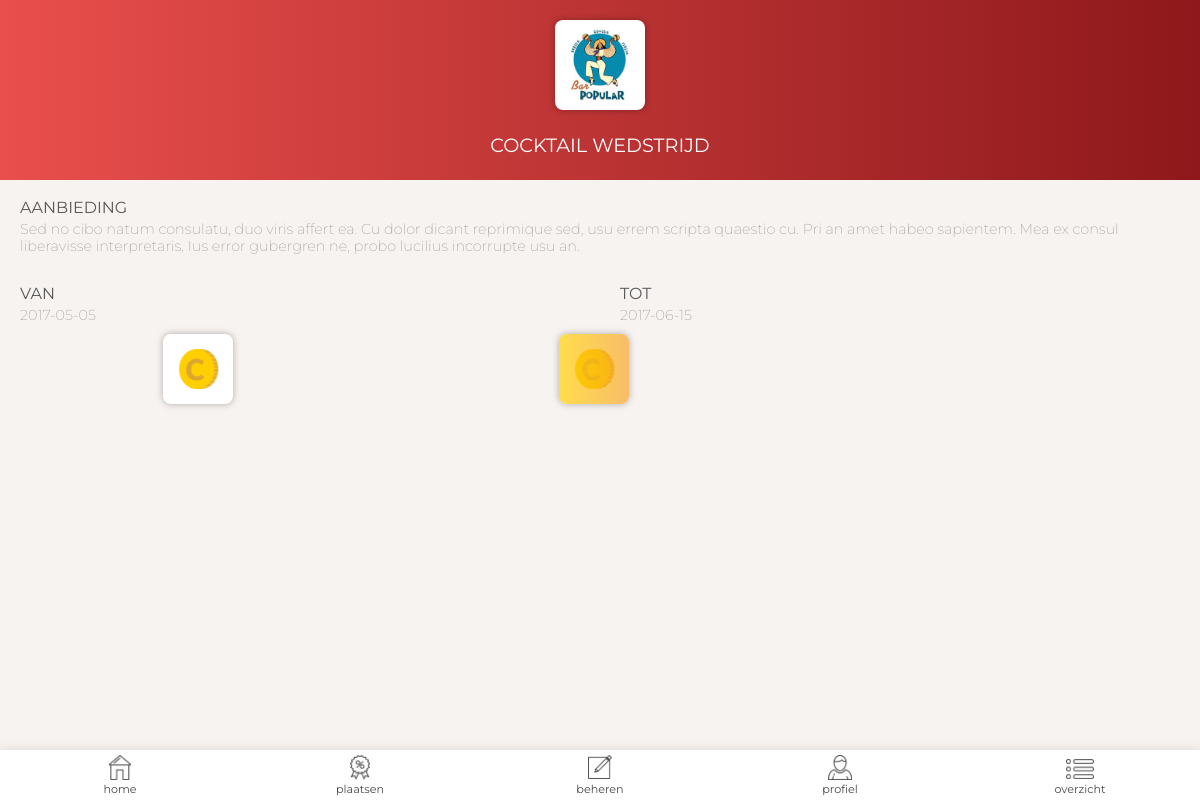
Page /Bazaar/offer.php?offerid=3 (signed in) on the committed database.
### tables this page shows
CREATE TABLE `companies` (
  `id` int(11) unsigned NOT NULL AUTO_INCREMENT,
  `company_name` varchar(200) NOT NULL DEFAULT '',
  `email` varchar(200) NOT NULL DEFAULT '',
  `password` varchar(200) NOT NULL DEFAULT '',
  `address` varchar(200) NOT NULL DEFAULT '',
  `city` varchar(200) NOT NULL DEFAULT '',
  `logo` varchar(200) DEFAULT NULL,
  PRIMARY KEY (`id`)
);

CREATE TABLE `offers` (
  `id` int(11) unsigned NOT NULL AUTO_INCREMENT,
  `title` varchar(200) NOT NULL DEFAULT '',
  `description` varchar(1000) NOT NULL DEFAULT '',
  `start_date` date NOT NULL,
  `end_date` date NOT NULL,
  `coins` int(11) NOT NULL,
  `promoted` tinyint(1) NOT NULL,
  `company_id` int(11) DEFAULT NULL,
  PRIMARY KEY (`id`)
);

### Bazaar/Classes/Company.php (called while the page is built, shortened)
<?php
class Company extends User
{
    private $companyname;
    private $logo;
    public function getCompanyname()
    {
        return $this->companyname;
    }
    public function setCompanyname($companyname)
    {
        $this->companyname = $companyname;
    }
    public function getLogo()
    {
        return $this->logo;
    }
    public function setLogo($logo)
    {
        $this->logo = $logo;
    }
    public function getCompanyData($companyID)
    {
        $conn = Db::getInstance();
        $statement = $conn->prepare("SELECT * FROM companies WHERE id = :companyID");
        $statement->bindValue(':companyID', $companyID);
        $statement->execute();
    }
}

### Bazaar/Classes/Offer.php (called while the page is built, shortened)
<?php
class Offer
{
    private $title;
    private $description;
    private $startDate;
    private $endDate;
    private $coins;
    public function getTitle()
    {
        return $this->title;
    }
    public function setTitle($title)
    {
        $this->title = $title;
    }
    public function getDescription()
    {
        return $this->description;
    }
    public function setDescription($description)
    {
        $this->description = $description;
    }
    public function getStartDate()
    {
        return $this->startDate;
    }
    public function setStartDate($startDate)
    {
        $this->startDate = $startDate;
    }
    public function getEndDate()
    {
        return $this->endDate;
    }
    public function setEndDate($endDate)
    {
        $this->endDate = $endDate;
    }
    public function getCoins()
    {
        return $this->coins;
    }
    public function setCoins($coins)
    {
        $this->coins = $coins;
    }
    public function setOfferData($offerID)
    {
        $conn = Db::getInstance();
        $statement = $conn->prepare('SELECT * FROM offers WHERE id = :offerID');
        $statement->bindValue(':offerID', $offerID);
        $statement->execute();
    }
}

### Bazaar/Classes/User.php (called while the page is built, shortened)
<?php
class User
{
    private $userID;
    public function getUserID()
    {
        return $this->userID;
    }
    public function setUserID($userID)
    {
        $this->userID = $userID;
    }
    public function getRewards($offerID)
    {
        $conn = Db::getInstance();
        $statement = $conn->prepare("SELECT * FROM offers_users WHERE user_id = :userID AND offer_id = :offerID");
        $statement->bindValue(':userID', $this->getUserID());
        $statement->bindValue(':offerID', $offerID);
        $statement->execute();
        $row = $statement->fetch(\PDO::FETCH_ASSOC);
        return $row;
    }
}

### Bazaar/offer.php (the view, shortened to what this page needs)
<?php
if(isset($_SESSION['userID'])){
    $offerID = $_GET['offerid'];
    $offer = new Offer();
    $offer->setOfferData($offerID);
    $offerCompany = new Company();
    $offerCompany->getCompanyData($offer->getCompanyID());
    $user = new User();
    $user->setUserID($_SESSION['userID']);
    $coins = $offer->getCoins();
    $awardedCoins = 0;
    if($user->isParticipating($offerID)){
        $rewards = $user->getRewards($offerID);
        $awardedCoins = $rewards['earnings'];
        $coins -= $awardedCoins;
    }
} else {
}
?><!doctype html>
<html lang="en">
<head>
    <link rel="stylesheet" href="css/reset.css">
    <link rel="stylesheet" href="css/nav.css">
    <link rel="stylesheet" href="css/offer.css">
</head>
<body>
    <?php include_once 'nav.inc.php';?>
    <header>
        <div class="logoContainer">
            <img src="<?php $offerCompany->getCompanyData($offer->getCompanyID()); echo BASE_URL.'Bazaar/uploads/'.$offerCompany->getLogo()?>"
                 alt="<?php echo $offerCompany->getCompanyname();?> logo"
                 class="companyLogo">
        </div>
        <h1><?php echo $offer->getTitle(); ?></h1>
    </header>
    <section class="main">
        <h2>Aanbieding</h2>
        <p class="description"><?php echo $offer->getDescription() ;?></p>
        <div class="dates">
            <div>
                <h2>Van</h2>
                <p class="startDate"><?php echo $offer->getStartDate();?></p>
            </div>
            <div>
                <h2>Tot</h2>
                <p><?php echo $offer->getEndDate();?></p>
            </div>
        </div>
        <div class="coins">
            <?php for($i = 1; $i <= $awardedCoins; $i++):?>
                <div class="coinContainer" href="claimReward.php?offerid=<?php echo $offerID;?>">
                    <div class="coin">
                        <img src="img/coin.png" alt="">
                    </div>
                </div>
            <?php endfor ;?>
            <?php for($i = 1; $i <= $coins; $i++):?>
                <a class="coinContainer" href="claimReward.php?offerid=<?php echo $offerID;?>">
                    <div class="coin">
                        <div class="overlay"></div>
                        <img src="img/coin.png" alt="">
                    </div>
                </a>
            <?php endfor ;?>
        </div>
    </section>
</body>
</html>

### Bazaar/css/nav.css (style rules this page uses)
* { box-sizing: border-box; }

### Bazaar/css/offer.css (style rules this page uses)
* { box-sizing: border-box; }
body { background-color: #f7f3f1; }
header { height: 180px; background: -webkit-linear-gradient(left, #e94f4c, #8e181b); width: 100%; position: relative; }
.logoContainer { width: 90px; height: 90px; background-color: white; border-radius: 8px; box-shadow: 0 0 7px rgba(0,0,0,0.3); position: relative; left: 50%; transform: translateX(-50%); top: 20px; }
.logoContainer img { max-width: 75px; max-height: 75px; position: absolute; top: 50%; left: 50%; transform: translate(-50%, -50%); }
header h1 { position: absolute; left: 50%; transform: translateX(-50%); bottom: 25px; color: white; font-family: 'Montserrat', sans-serif; text-transform: uppercase; font-size: 1.2em; width: 80%; text-align: center; }
.main { font-family: 'Montserrat', sans-serif; }
.main h2 { text-transform: uppercase; color: #595959; margin-bottom: 5px; font-size: 1em; margin-top: 20px; margin-left: 20px; }
.main p { color: #a0a0a0; font-size: 0.9em; font-weight: 200; line-height: 1.2em; margin-bottom: 10px; margin-left: 20px; }
.description { margin-left: 20px; margin-right: 20px; }
.dates { display: flex; }
.dates div { width: 50%; }
.coins { display: flex; flex-wrap: wrap; margin-bottom: 50px; }
.coinContainer { width: 33%; position: relative; margin-bottom: 20px; }
.overlay { width: 70px; height: 70px; border-radius: 8px; background: -webkit-linear-gradient(left, #ffce00, #f5a127); opacity: 0.7; position: absolute; z-index: 1; }
.coin { width: 70px; height: 70px; background-color: white; border-radius: 8px; box-shadow: 0 0 7px rgba(0,0,0,0.3); position: relative; left: 50%; top: inherit; transform: translateX(-50%); }
.coin img { height: 40px; position: absolute; left: 50%; top: 50%; transform: translate(-50%, -50%); }

### rows in the picture
companies: logo (picture)
offers: title "COCKTAIL WEDSTRIJD", description "Sed no cibo natum consulatu, duo viris affert ea. Cu dolor dicant reprimique sed, usu errem scripta quaestio cu. Pri an amet habeo sapientem. Mea ex consul liberavisse interpretaris. Ius error gubergren ne, probo lucilius incorrupte usu an.", start_date "2017-05-05", end_date "2017-06-15"
